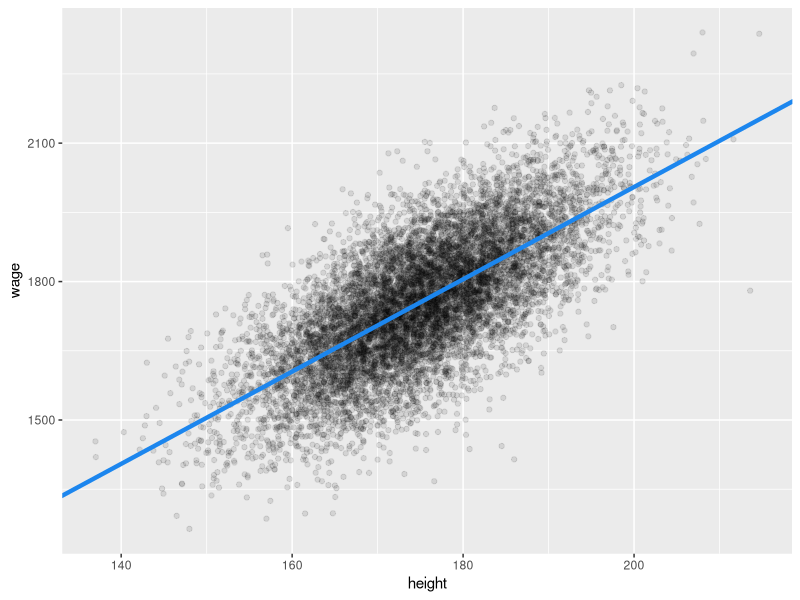
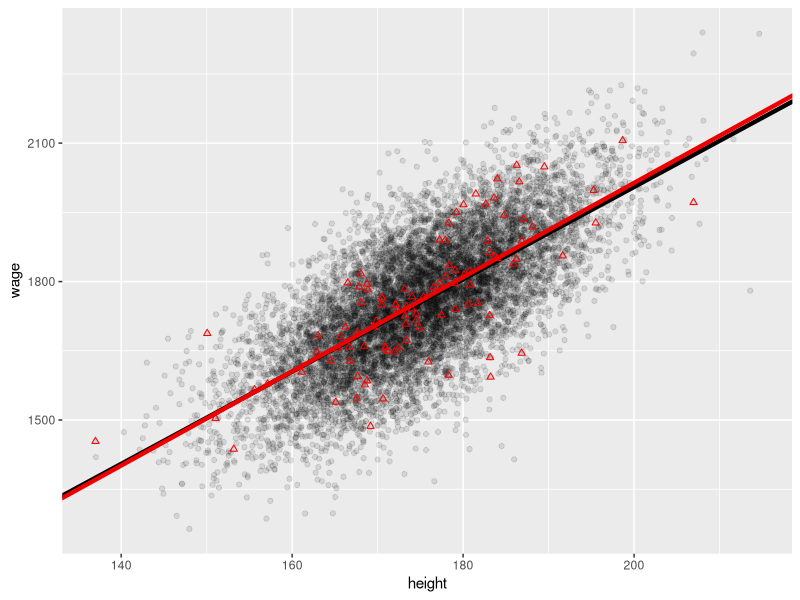
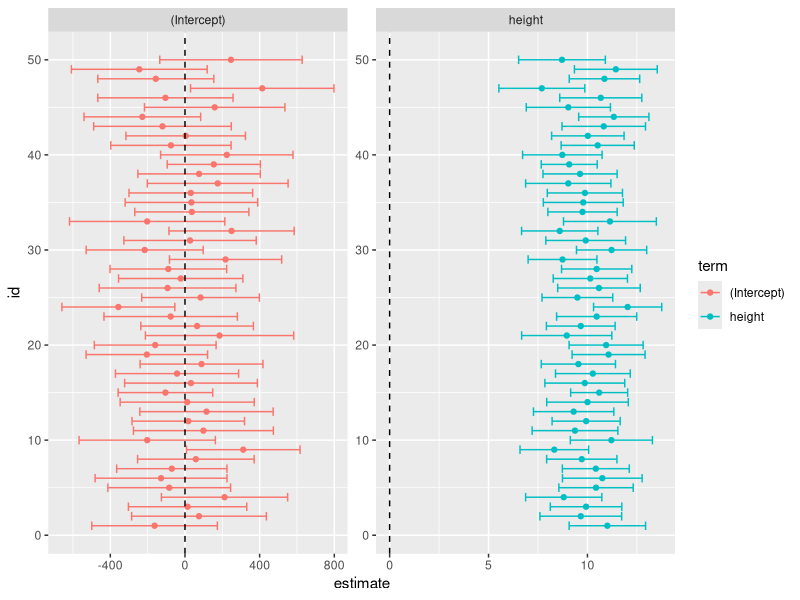
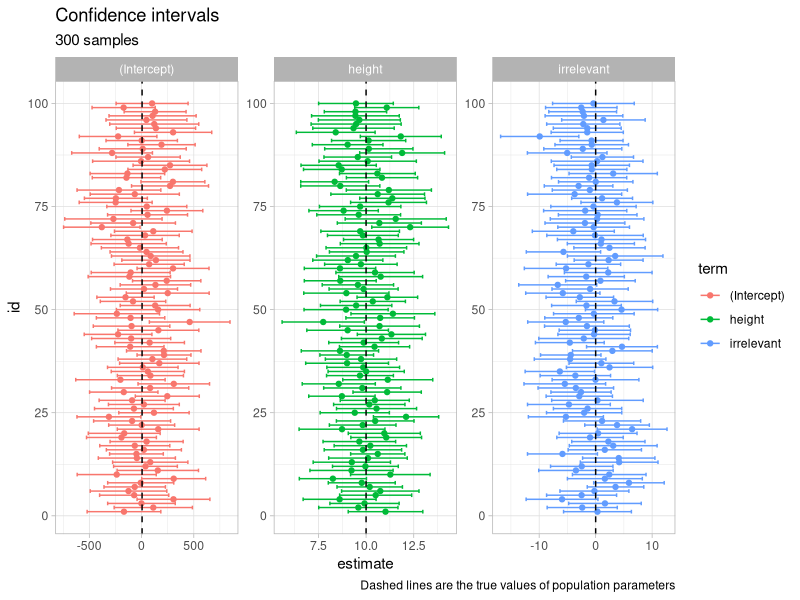
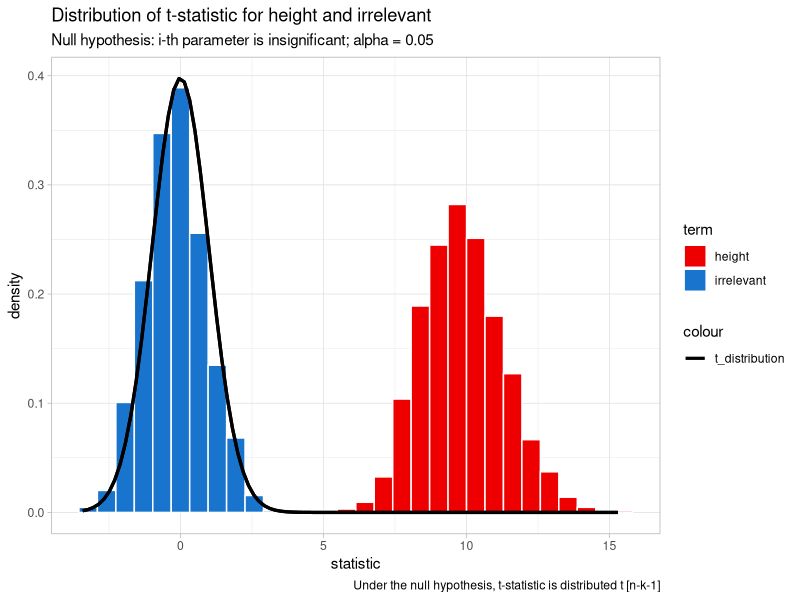

Recreate these plots in R, in order.
library(dplyr)
library(ggplot2)
library(purrr)
library(tidyr)
library(gganimate)

# Create the population data ----------------------------------------------
N <- 10^4 # N = population size.
pop <- data.frame(
  height = rnorm(N, 175, 10),
  u = rnorm(N, 0, 100)
) %>%
  mutate(wage = 5 + 10 * height + u) %>%
  mutate(irrelevant = rnorm(N, 10, 3))

ggplot(aes(y = wage, x = height), data = pop) +
  geom_point(alpha = 0.1) +
  geom_abline(intercept = 5, slope = 10, colour = "dodgerblue2", lwd = 1.5)

# Initialize
n <- 1e2 # n = sample size.
R <- 1e3 # R = number of replications.
beta.0 <- rep(NA, R) # Vector of beta 0 estimates.
beta.1 <- rep(NA, R) # Vector of beta 1 estimates.
results <- data.frame(beta.0, beta.1)

# one sample
sample1 <-
  pop %>%
  slice_sample(n = 100, replace = TRUE) # Choose 100 observations at random
model1 <- lm(wage ~ height, data = sample1)
summary(model1)

ggplot(aes(y = wage, x = height), data = pop) +
  geom_point(lwd = 0.5, alpha = 0.1) +
  geom_abline(intercept = 5, slope = 10, lwd = 1.5) +
  geom_point(aes(y = wage, x = height), data = sample1, colour = "red", shape = 2, lwd = 2) +
  geom_abline(intercept = coef(model1)[1], slope = coef(model1)[2], colour = "red2", lwd = 1.5)

# confidence intervals
confint(model1) # 95% CI
confint(model1, level = 0.99) # 99% CI

# manually
data.frame(
  LB = summary(model1)$coefficients[, 1] - qt(0.975, summary(model1)$df[2]) * summary(model1)$coefficients[, 2],
  UB = summary(model1)$coefficients[, 1] + qt(0.975, summary(model1)$df[2]) * summary(model1)$coefficients[, 2]
)

# approx.
qt(0.975, summary(model1)$df[2])
data.frame(
  LB = summary(model1)$coefficients[, 1] - 2 * summary(model1)$coefficients[, 2],
  UB = summary(model1)$coefficients[, 1] + 2 * summary(model1)$coefficients[, 2]
)

for (r in 1:R) { # For each replication in i = 1 to R:
  OLS <- lm(
    wage ~ height,
    data = pop,
    subset = sample(N, n, replace = TRUE)
  )
  results$beta.0[r] <- OLS$coef[1] # Save the estimated parameters.
  results$beta.1[r] <- OLS$coef[2]
  results$LB[r] <- results$beta.1[r] - qt(0.975, n - 2) * summary(OLS)$coefficients[2, 2]
  results$UB[r] <- results$beta.1[r] + qt(0.975, n - 2) * summary(OLS)$coefficients[2, 2]
}

# for 95% samples, the true parameter beta1 = 10 lies within the 95% confidence interval
sum((results$LB < 10) & (results$UB > 10)) / R * 100

# Resampling for vizualization --------------------------------------------
# using purrr package...

num_samples <- R


# Create nested tibble with R samples -------------------------------------

samples <- tibble(
  id = 1:num_samples,
  data = map(
    1:num_samples,
    ~ pop %>% sample_n(n, replace = TRUE)
  )
)
samples # now we have 1000 different samples saved in one tibble

# Save data and coefficients for wage ~ height ----------------------------
coef_data_1 <- samples %>%
  mutate(
    models = map(data, ~ lm(wage ~ height, data = .)),
    coefficients = map(models, broom::tidy)
  ) %>%
  select(id, data, coefficients) %>%
  unnest(coefficients)

# to see the result of a single regression just `filter()` by id

coef_data_1 %>%
  filter(id == 10)


# add 95% confidence interval:

coef_data_1 %>%
  head(100) %>%
  mutate(lower = estimate - qt(0.975, n - 2) * std.error) %>%
  mutate(upper = estimate + qt(0.975, n - 2) * std.error) %>%
  ggplot(aes(x = estimate, y = id, color = term)) +
  geom_point(aes(x = estimate, color = term)) +
  geom_errorbar(aes(xmin = lower, xmax = upper)) +
  geom_vline(xintercept = 0, linetype = "dashed") +
  facet_wrap(~term, scales = "free")

# %>%
#   mutate(coefficients = map(coefficients, ~ .x %>%
#                               select(term, estimate) %>%
#                               pivot_wider(names_from = "term", values_from = "estimate")))


# Save data with coefficients with irrelevant regressor -------------------
#
# create new object from a new model with irrelevant regressor
#
coef_data_model2 <- samples %>%
  mutate(
    models = map(data, ~ lm(wage ~ height + irrelevant, data = .)),
    coefficients = map(models, broom::tidy)
  ) %>%
  select(id, data, coefficients) %>%
  unnest(coefficients)

coef_data_model2

n_viz <- 300
gg_ci <- coef_data_model2 %>%
  head(n_viz) %>%
  mutate(lower = estimate - qt(0.975, n - 2) * std.error) %>%
  mutate(upper = estimate + qt(0.975, n - 2) * std.error) %>%
  mutate(true_value = case_when(
    term == "(Intercept)" ~ 5,
    term == "height" ~ 10,
    term == "irrelevant" ~ 0
  )) %>%
  ggplot(aes(x = estimate, y = id, color = term)) +
  geom_point(aes(x = estimate, color = term)) +
  geom_errorbar(aes(xmin = lower, xmax = upper)) +
  geom_vline(aes(xintercept = true_value), linetype = "dashed") +
  facet_wrap(~term, scales = "free") +
  labs(
    title = "Confidence intervals",
    subtitle = paste(n_viz, "samples"),
    caption = "Dashed lines are the true values of population parameters"
  ) +
  theme_light()

gg_ci
# Lets investigate the false positives when testing significance o --------

t_false_positives <- coef_data_model2 %>%
  mutate(lower = estimate - qt(0.975, n - 2) * std.error) %>%
  mutate(upper = estimate + qt(0.975, n - 2) * std.error) %>%
  mutate(incl_zero = ifelse(lower <= 0 & upper >= 0, "yes", "no")) %>%
  group_by(term, incl_zero) %>%
  summarise(n = n()) %>%
  group_by(term) %>% # now group by only by term so the frequency is correct...
  mutate(freq = n / sum(n)) # ...see the sum(n) in denominator that§s why...

t_false_positives
# try increasing the number in head()

# ggplots of t-distributions ----------------------------------------------
t_dist <- coef_data_model2 %>%
  select(-data) %>%
  filter(!term == "(Intercept)") %>%
  select(id, term, statistic) %>%
  ggplot(aes(statistic, fill = term)) +
  geom_histogram(aes(y = ..density..), color = "white") +
  stat_function(
    fun = dt, args = list(df = 98),
    aes(color = "t_distribution"),
    size = 1.1
  ) +
  scale_color_manual(values = c("black", "black", "black")) +
  scale_fill_manual(values = c("red2", "dodgerblue3")) +
  theme_light() +
  labs(
    title = "Distribution of t-statistic for height and irrelevant",
    subtitle = "Null hypothesis: i-th parameter is insignificant; alpha = 0.05",
    caption = paste("Under the null hypothesis, t-statistic is distributed t [n-k-1]")
  )

t_dist

# Resampling animation ----------------------------------------------------

require(gganimate)
resamples_df <- coef_data_1 %>%
  select(-c(p.value, statistic, std.error)) %>%
  pivot_wider(names_from = term, values_from = estimate) %>%
  head(10) %>% # take just first 10 samples
  rename(
    Intercept = `(Intercept)`, # now we need to remove "()" from "(Intercept)"
    Height = height
  ) %>% # height is already in data, rename to capital H
  unnest(data) %>% # unncest the data column so we can show the scatterplots
  group_by(id)

resamples_df

resamples <- resamples_df %>%
  ggplot(aes(height, wage)) +
  geom_point(data = pop, aes(height, wage), alpha = 0.1, shape = "o") +
  geom_point(color = "orange", size = 3) +
  geom_abline(intercept = 5, slope = 10, colour = "black", linetype = "dashed", lwd = 0.5) +
  geom_abline(aes(intercept = Intercept, slope = Height), color = "dodgerblue3", lwd = 2) +
  theme_light() +
  coord_cartesian(xlim = c(150, 200), ylim = c(1300, 2100)) +
  transition_time(id) +
  ease_aes("exponential-in") +
  labs(title = "Sampling trial: {frame_time}")

resamples
